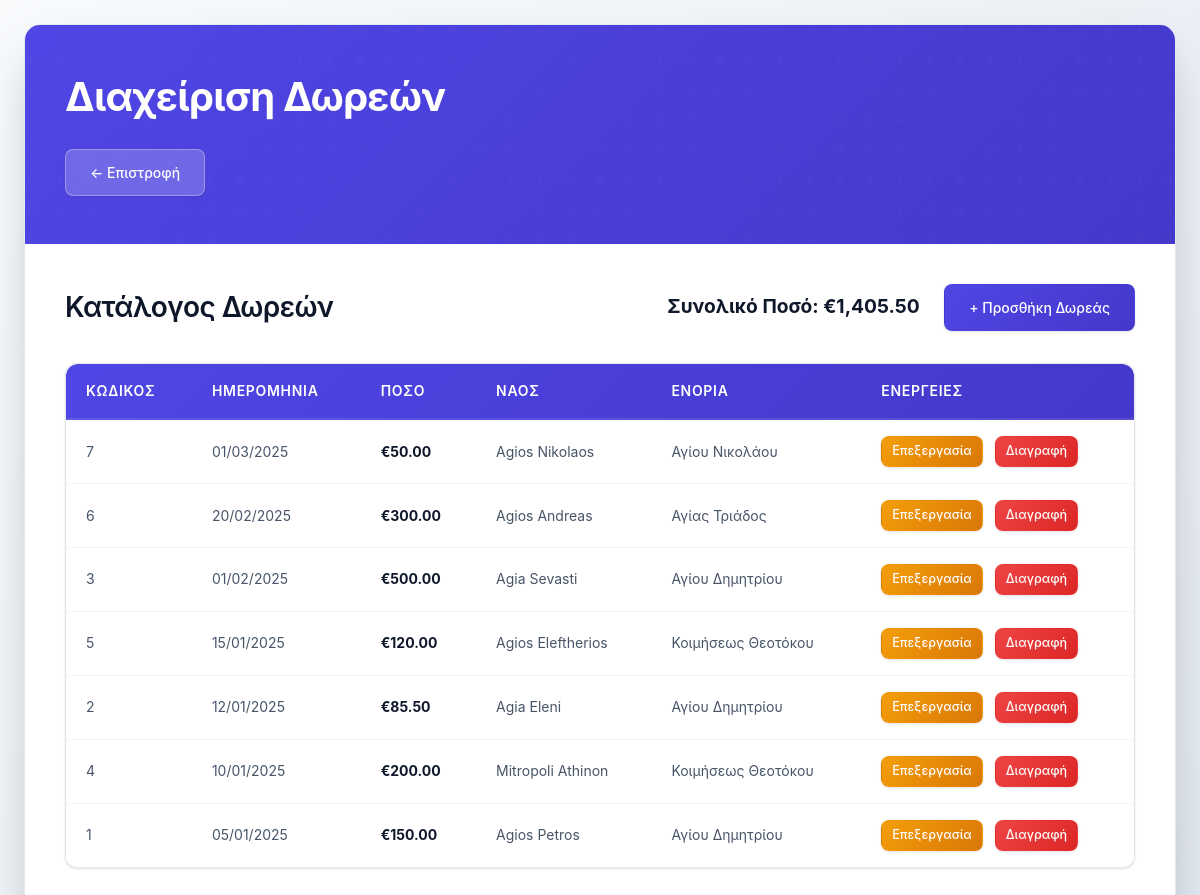
The page /dwrea.php on the database its author committed.
### tables this page shows
CREATE TABLE DWREA (
    kodikos_doreas   INT PRIMARY KEY AUTO_INCREMENT,
    imerominia       DATE NOT NULL,
    poso             DECIMAL(10,2) NOT NULL,
    kodikos_naou     INT NOT NULL,
    FOREIGN KEY (kodikos_naou) REFERENCES NAOS(kodikos_naou) ON DELETE RESTRICT
);

CREATE TABLE NAOS (
    kodikos_naou     INT PRIMARY KEY,
    onoma            VARCHAR(40) NOT NULL,
    xoritikotita     INT NOT NULL,
    etos_kataskevis  INT,
    kodikos_enorias  INT NOT NULL,
    FOREIGN KEY (kodikos_enorias) REFERENCES ENORIA(kodikos_enorias) ON DELETE RESTRICT
);

CREATE TABLE ENORIA (
    kodikos_enorias INT PRIMARY KEY,
    onoma_enorias   VARCHAR(60) NOT NULL,
    poli            VARCHAR(40) NOT NULL,
    arithmos_naon   INT DEFAULT 0
);

### dwrea.php (the view, shortened to what this page needs)
<?php
require_once 'config.php';
$sql = "SELECT d.*, n.onoma as onoma_naou, e.onoma_enorias
        FROM DWREA d
        JOIN NAOS n ON d.kodikos_naou = n.kodikos_naou
        JOIN ENORIA e ON n.kodikos_enorias = e.kodikos_enorias
        ORDER BY d.imerominia DESC, d.kodikos_doreas DESC";
$result = $conn->query($sql);
$totalResult = $conn->query("SELECT SUM(poso) as total FROM DWREA");
$total = $totalResult->fetch_assoc()['total'] ?? 0;
?>
<!DOCTYPE html>
<html lang="el">
<head>
    <link rel="stylesheet" href="css/style.css?v=3">
</head>
<body>
    <div class="container">
        <header>
            <h1>Διαχείριση Δωρεών</h1>
            <a href="index.php" class="btn btn-primary" style="margin-top: 20px;">← Επιστροφή</a>
        </header>
        <div class="content-section">
            <div class="section-header">
                <h2>Κατάλογος Δωρεών</h2>
                <div>
                    <span style="font-size: 1.2em; font-weight: bold; color: var(--success-color); margin-right: 20px;">
                        Συνολικό Ποσό: €<?php echo number_format($total, 2); ?>
                    </span>
                    <button class="btn btn-primary" onclick="showModal('addModal')">
                        + Προσθήκη Δωρεάς
                    </button>
                </div>
            </div>
            <?php if ($result && $result->num_rows > 0): ?>
                <table class="data-table">
                    <thead>
                        <tr>
                            <th>Κωδικός</th>
                            <th>Ημερομηνία</th>
                            <th>Ποσό</th>
                            <th>Ναός</th>
                            <th>Ενορία</th>
                            <th>Ενέργειες</th>
                        </tr>
                    </thead>
                    <tbody>
                        <?php while ($row = $result->fetch_assoc()): ?>
                            <tr>
                                <td><?php echo htmlspecialchars($row['kodikos_doreas']); ?></td>
                                <td><?php echo date('d/m/Y', strtotime($row['imerominia'])); ?></td>
                                <td style="font-weight: bold; color: var(--success-color);">
                                    €<?php echo number_format($row['poso'], 2); ?>
                                </td>
                                <td><?php echo htmlspecialchars($row['onoma_naou']); ?></td>
                                <td><?php echo htmlspecialchars($row['onoma_enorias']); ?></td>
                                <td>
                                    <a href="?edit=1&id=<?php echo $row['kodikos_doreas']; ?>" class="btn btn-warning" style="padding: 5px 10px; font-size: 0.9em;">Επεξεργασία</a>
                                    <a href="?delete=1&id=<?php echo $row['kodikos_doreas']; ?>"
                                       class="btn btn-danger"
                                       style="padding: 5px 10px; font-size: 0.9em;"
                                       onclick="return confirmDelete('Είστε σίγουροι ότι θέλετε να διαγράψετε αυτή τη δωρεά;');">
                                        Διαγραφή
                                    </a>
                                </td>
                            </tr>
                        <?php endwhile; ?>
                    </tbody>
                </table>
            <?php endif; ?>
        </div>
    </div>
</body>
</html>

### rows shown on the page
dwrea: kodikos_doreas "7", imerominia "01/03/2025", poso "50.00", kodikos_naou.onoma "Agios Nikolaos", enoria.onoma_enorias "Αγίου Νικολάου"
dwrea: kodikos_doreas "6", imerominia "20/02/2025", poso "300.00", kodikos_naou.onoma "Agios Andreas", enoria.onoma_enorias "Αγίας Τριάδος"
dwrea: kodikos_doreas "3", imerominia "01/02/2025", poso "500.00", kodikos_naou.onoma "Agia Sevasti", enoria.onoma_enorias "Αγίου Δημητρίου"
dwrea: kodikos_doreas "5", imerominia "15/01/2025", poso "120.00", kodikos_naou.onoma "Agios Eleftherios", enoria.onoma_enorias "Κοιμήσεως Θεοτόκου"
dwrea: kodikos_doreas "2", imerominia "12/01/2025", poso "85.50", kodikos_naou.onoma "Agia Eleni", enoria.onoma_enorias "Αγίου Δημητρίου"
dwrea: kodikos_doreas "4", imerominia "10/01/2025", poso "200.00", kodikos_naou.onoma "Mitropoli Athinon", enoria.onoma_enorias "Κοιμήσεως Θεοτόκου"
dwrea: kodikos_doreas "1", imerominia "05/01/2025", poso "150.00", kodikos_naou.onoma "Agios Petros", enoria.onoma_enorias "Αγίου Δημητρίου"

### other values the page prints
$total "1,405.50"
